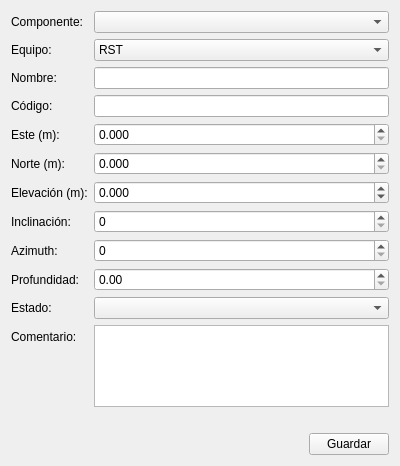
<?xml version="1.0" encoding="UTF-8"?>
<ui version="4.0">
 <class>Form</class>
 <widget class="QWidget" name="Form">
  <property name="geometry">
   <rect>
    <x>0</x>
    <y>0</y>
    <width>400</width>
    <height>466</height>
   </rect>
  </property>
  <property name="windowTitle">
   <string>Form</string>
  </property>
  <property name="styleSheet">
   <string notr="true"/>
  </property>
  <layout class="QVBoxLayout" name="verticalLayout">
   <item>
    <layout class="QFormLayout" name="formLayout">
     <item row="1" column="0">
      <widget class="QLabel" name="label_11">
       <property name="text">
        <string>Componente:</string>
       </property>
      </widget>
     </item>
     <item row="1" column="1">
      <widget class="QComboBox" name="cb_lista_componentes"/>
     </item>
     <item row="2" column="0">
      <widget class="QLabel" name="label_10">
       <property name="text">
        <string>Equipo:</string>
       </property>
      </widget>
     </item>
     <item row="2" column="1">
      <widget class="QComboBox" name="cb_tipo_inclinometro">
       <item>
        <property name="text">
         <string>RST</string>
        </property>
       </item>
       <item>
        <property name="text">
         <string>GEOKON</string>
        </property>
       </item>
      </widget>
     </item>
     <item row="3" column="0">
      <widget class="QLabel" name="label_2">
       <property name="text">
        <string>Nombre:</string>
       </property>
      </widget>
     </item>
     <item row="3" column="1">
      <widget class="QLineEdit" name="input_nombre"/>
     </item>
     <item row="4" column="0">
      <widget class="QLabel" name="label_3">
       <property name="text">
        <string>Código:</string>
       </property>
      </widget>
     </item>
     <item row="4" column="1">
      <widget class="QLineEdit" name="input_codigo"/>
     </item>
     <item row="6" column="0">
      <widget class="QLabel" name="label_5">
       <property name="text">
        <string>Este (m):</string>
       </property>
      </widget>
     </item>
     <item row="6" column="1">
      <widget class="QDoubleSpinBox" name="input_este">
       <property name="decimals">
        <number>3</number>
       </property>
       <property name="maximum">
        <double>999999999.000000000000000</double>
       </property>
      </widget>
     </item>
     <item row="7" column="0">
      <widget class="QLabel" name="label_4">
       <property name="text">
        <string>Norte (m):</string>
       </property>
      </widget>
     </item>
     <item row="7" column="1">
      <widget class="QDoubleSpinBox" name="input_norte">
       <property name="decimals">
        <number>3</number>
       </property>
       <property name="maximum">
        <double>9999999999.000000000000000</double>
       </property>
      </widget>
     </item>
     <item row="8" column="0">
      <widget class="QLabel" name="label_6">
       <property name="text">
        <string>Elevación (m):</string>
       </property>
      </widget>
     </item>
     <item row="8" column="1">
      <widget class="QDoubleSpinBox" name="input_elevacion">
       <property name="decimals">
        <number>3</number>
       </property>
       <property name="minimum">
        <double>-500.000000000000000</double>
       </property>
       <property name="maximum">
        <double>9999.000000000000000</double>
       </property>
      </widget>
     </item>
     <item row="9" column="0">
      <widget class="QLabel" name="label_7">
       <property name="text">
        <string>Inclinación:</string>
       </property>
      </widget>
     </item>
     <item row="9" column="1">
      <widget class="QSpinBox" name="input_inclinacion">
       <property name="maximum">
        <number>90</number>
       </property>
      </widget>
     </item>
     <item row="10" column="0">
      <widget class="QLabel" name="label_8">
       <property name="text">
        <string>Azimuth:</string>
       </property>
      </widget>
     </item>
     <item row="10" column="1">
      <widget class="QSpinBox" name="input_azimut">
       <property name="maximum">
        <number>360</number>
       </property>
      </widget>
     </item>
     <item row="11" column="1">
      <widget class="QDoubleSpinBox" name="input_profundidad">
       <property name="maximum">
        <double>999999.989999999990687</double>
       </property>
      </widget>
     </item>
     <item row="13" column="0">
      <widget class="QLabel" name="label">
       <property name="text">
        <string>Comentario:</string>
       </property>
      </widget>
     </item>
     <item row="13" column="1">
      <widget class="QTextEdit" name="input_comentario">
       <property name="sizePolicy">
        <sizepolicy hsizetype="Expanding" vsizetype="Expanding">
         <horstretch>0</horstretch>
         <verstretch>0</verstretch>
        </sizepolicy>
       </property>
       <property name="minimumSize">
        <size>
         <width>0</width>
         <height>0</height>
        </size>
       </property>
      </widget>
     </item>
     <item row="11" column="0">
      <widget class="QLabel" name="label_9">
       <property name="text">
        <string>Profundidad:</string>
       </property>
      </widget>
     </item>
     <item row="12" column="0">
      <widget class="QLabel" name="label_12">
       <property name="text">
        <string>Estado:</string>
       </property>
      </widget>
     </item>
     <item row="12" column="1">
      <widget class="QComboBox" name="estado_incli"/>
     </item>
    </layout>
   </item>
   <item>
    <widget class="QLabel" name="label_mensaje_nuevo_inclinometro">
     <property name="styleSheet">
      <string notr="true">color: rgb(255, 0, 0);</string>
     </property>
     <property name="text">
      <string/>
     </property>
     <property name="alignment">
      <set>Qt::AlignCenter</set>
     </property>
    </widget>
   </item>
   <item>
    <widget class="QFrame" name="frame">
     <property name="styleSheet">
      <string notr="true">QFrame {
    border: none;
    outline: none;
}
</string>
     </property>
     <property name="frameShape">
      <enum>QFrame::StyledPanel</enum>
     </property>
     <property name="frameShadow">
      <enum>QFrame::Raised</enum>
     </property>
     <layout class="QHBoxLayout" name="horizontalLayout">
      <property name="leftMargin">
       <number>0</number>
      </property>
      <property name="topMargin">
       <number>0</number>
      </property>
      <property name="rightMargin">
       <number>0</number>
      </property>
      <property name="bottomMargin">
       <number>0</number>
      </property>
      <item>
       <spacer name="horizontalSpacer">
        <property name="orientation">
         <enum>Qt::Horizontal</enum>
        </property>
        <property name="sizeHint" stdset="0">
         <size>
          <width>227</width>
          <height>20</height>
         </size>
        </property>
       </spacer>
      </item>
      <item>
       <widget class="QPushButton" name="btn_aceptar_nuevo_inclinometro">
        <property name="text">
         <string>Guardar</string>
        </property>
       </widget>
      </item>
     </layout>
    </widget>
   </item>
  </layout>
 </widget>
 <resources/>
 <connections/>
</ui>
